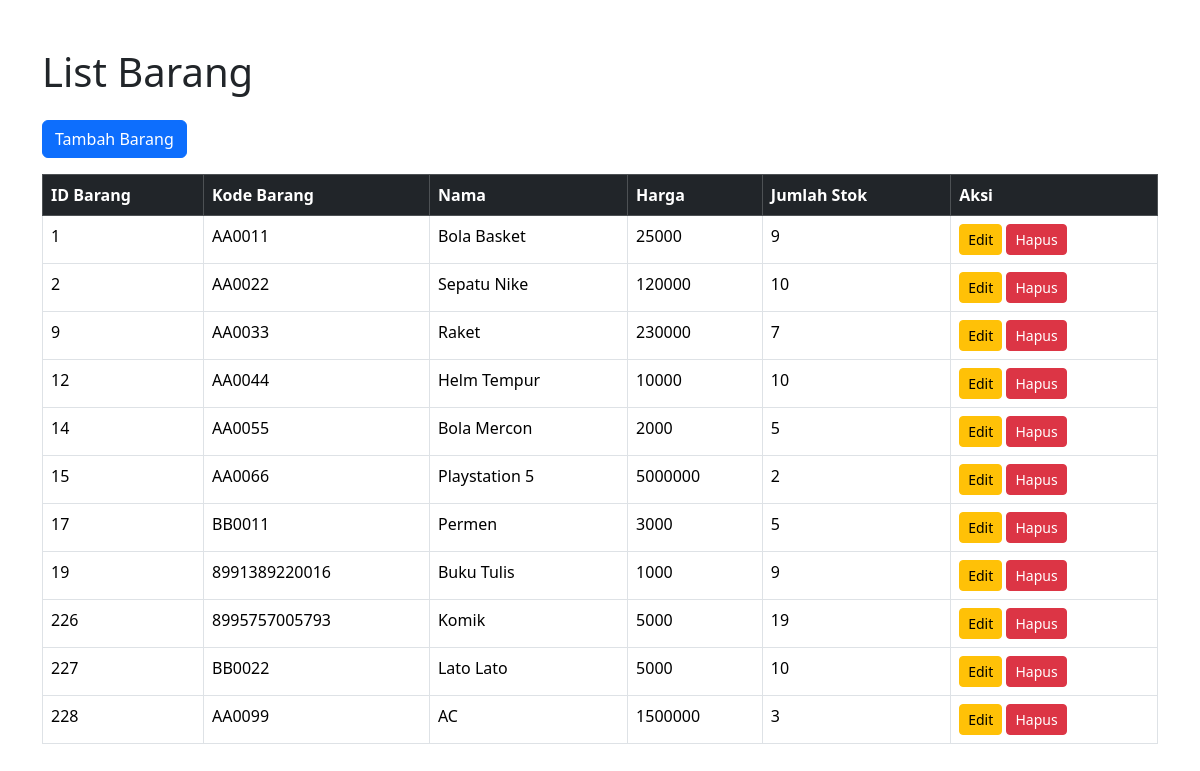
Screenshot of /barang/index.php (signed in) with the database file from the repository.
### tables this page shows
CREATE TABLE `barang` (
  `id_barang` int(11) NOT NULL,
  `nama` varchar(100) NOT NULL,
  `harga` int(11) NOT NULL,
  `jumlah` int(11) NOT NULL,
  `kode_barang` varchar(20) DEFAULT NULL
);

### barang/index.php (the view, shortened to what this page needs)
<?php
include '../config.php';
$view = $koneksi->query("SELECT * FROM barang");
?>
<!DOCTYPE html>
<html lang="en">
<head>
    <link href="https://cdn.jsdelivr.net/npm/bootstrap@5.3.3/dist/css/bootstrap.min.css" rel="stylesheet">
</head>
<body>
    <div class="container mt-5">
        <h1 class="mb-4">List Barang</h1>
        <a href="./barang_add.php" class="btn btn-primary mb-3">Tambah Barang</a>
        <table class="table table-bordered table-hover">
            <thead class="table-dark">
                <tr>
                    <th>ID Barang</th>
                    <th>Kode Barang</th>
                    <th>Nama</th>
                    <th>Harga</th>
                    <th>Jumlah Stok</th>
                    <th>Aksi</th>
                </tr>
            </thead>
            <tbody>
            <?php
            while ($row = $view->fetch_array()) { ?>
                <tr>
                    <td> <?= $row['id_barang']?> </td>
                    <td> <?= $row['kode_barang']?> </td>
                    <td> <?= $row['nama']?> </td>
                    <td> <?= $row['harga']?> </td>
                    <td> <?= $row['jumlah']?> </td>
                    <td>
                        <a href="./barang_edit.php?id=<?=$row['id_barang']?>" class="btn btn-warning btn-sm">Edit</a>
                        <a href="./barang_hapus.php?id=<?=$row['id_barang']?>" class="btn btn-danger btn-sm">Hapus</a>
                    </td>
                </tr>
            <?php
            } ?>
            </tbody>
        </table>
    </div>
</body>
</html>

### rows the page displays
barang: id_barang "1", kode_barang "AA0011", nama "Bola Basket", harga "25000", jumlah "9"
barang: id_barang "2", kode_barang "AA0022", nama "Sepatu Nike", harga "120000", jumlah "10"
barang: id_barang "9", kode_barang "AA0033", nama "Raket", harga "230000", jumlah "7"
barang: id_barang "12", kode_barang "AA0044", nama "Helm Tempur", harga "10000", jumlah "10"
barang: id_barang "14", kode_barang "AA0055", nama "Bola Mercon", harga "2000", jumlah "5"
barang: id_barang "15", kode_barang "AA0066", nama "Playstation 5", harga "5000000", jumlah "2"
barang: id_barang "17", kode_barang "BB0011", nama "Permen", harga "3000", jumlah "5"
barang: id_barang "19", kode_barang "8991389220016", nama "Buku Tulis", harga "1000", jumlah "9"
barang: id_barang "226", kode_barang "8995757005793", nama "Komik", harga "5000", jumlah "19"
barang: id_barang "227", kode_barang "BB0022", nama "Lato Lato", harga "5000", jumlah "10"
barang: id_barang "228", kode_barang "AA0099", nama "AC", harga "1500000", jumlah "3"
